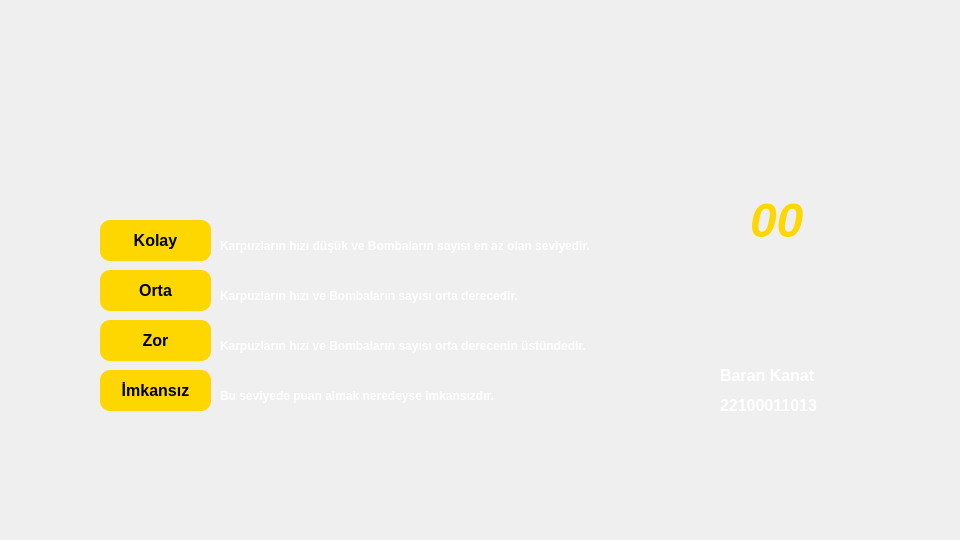
<?xml version="1.0" encoding="UTF-8"?>
<ui version="4.0">
 <class>DialogStart</class>
 <widget class="QDialog" name="DialogStart">
  <property name="geometry">
   <rect>
    <x>0</x>
    <y>0</y>
    <width>960</width>
    <height>540</height>
   </rect>
  </property>
  <property name="windowTitle">
   <string>Dialog</string>
  </property>
  <property name="styleSheet">
   <string notr="true"/>
  </property>
  <widget class="QPushButton" name="pushButtonKolay">
   <property name="geometry">
    <rect>
     <x>100</x>
     <y>220</y>
     <width>111</width>
     <height>41</height>
    </rect>
   </property>
   <property name="font">
    <font>
     <pointsize>12</pointsize>
     <bold>true</bold>
    </font>
   </property>
   <property name="cursor">
    <cursorShape>PointingHandCursor</cursorShape>
   </property>
   <property name="styleSheet">
    <string notr="true">background-color:#FFD700;
border-radius: 10px;</string>
   </property>
   <property name="text">
    <string>Kolay</string>
   </property>
  </widget>
  <widget class="QPushButton" name="pushButtonOrta">
   <property name="geometry">
    <rect>
     <x>100</x>
     <y>270</y>
     <width>111</width>
     <height>41</height>
    </rect>
   </property>
   <property name="font">
    <font>
     <pointsize>12</pointsize>
     <bold>true</bold>
    </font>
   </property>
   <property name="cursor">
    <cursorShape>PointingHandCursor</cursorShape>
   </property>
   <property name="styleSheet">
    <string notr="true">background-color:#FFD700;
border-radius: 10px;</string>
   </property>
   <property name="text">
    <string>Orta</string>
   </property>
  </widget>
  <widget class="QPushButton" name="pushButtonZor">
   <property name="geometry">
    <rect>
     <x>100</x>
     <y>320</y>
     <width>111</width>
     <height>41</height>
    </rect>
   </property>
   <property name="font">
    <font>
     <pointsize>12</pointsize>
     <bold>true</bold>
    </font>
   </property>
   <property name="cursor">
    <cursorShape>PointingHandCursor</cursorShape>
   </property>
   <property name="styleSheet">
    <string notr="true">background-color:#FFD700;
border-radius: 10px;</string>
   </property>
   <property name="text">
    <string>Zor</string>
   </property>
  </widget>
  <widget class="QPushButton" name="pushButtoimkansiz">
   <property name="geometry">
    <rect>
     <x>100</x>
     <y>370</y>
     <width>111</width>
     <height>41</height>
    </rect>
   </property>
   <property name="font">
    <font>
     <pointsize>12</pointsize>
     <bold>true</bold>
    </font>
   </property>
   <property name="cursor">
    <cursorShape>PointingHandCursor</cursorShape>
   </property>
   <property name="styleSheet">
    <string notr="true">background-color:#FFD700;
border-radius: 10px;</string>
   </property>
   <property name="text">
    <string>İmkansız</string>
   </property>
  </widget>
  <widget class="QLabel" name="label_2">
   <property name="geometry">
    <rect>
     <x>220</x>
     <y>230</y>
     <width>451</width>
     <height>31</height>
    </rect>
   </property>
   <property name="font">
    <font>
     <bold>true</bold>
    </font>
   </property>
   <property name="styleSheet">
    <string notr="true">color:white;</string>
   </property>
   <property name="text">
    <string>Karpuzların hızı düşük ve Bombaların sayısı en az olan seviyedir.</string>
   </property>
  </widget>
  <widget class="QLabel" name="label_3">
   <property name="geometry">
    <rect>
     <x>220</x>
     <y>280</y>
     <width>451</width>
     <height>31</height>
    </rect>
   </property>
   <property name="font">
    <font>
     <bold>true</bold>
    </font>
   </property>
   <property name="styleSheet">
    <string notr="true">color:white;</string>
   </property>
   <property name="text">
    <string>Karpuzların hızı ve Bombaların sayısı orta derecedir.</string>
   </property>
  </widget>
  <widget class="QLabel" name="label_4">
   <property name="geometry">
    <rect>
     <x>220</x>
     <y>330</y>
     <width>451</width>
     <height>31</height>
    </rect>
   </property>
   <property name="font">
    <font>
     <bold>true</bold>
    </font>
   </property>
   <property name="styleSheet">
    <string notr="true">color:white;</string>
   </property>
   <property name="text">
    <string>Karpuzların hızı ve Bombaların sayısı orta derecenin üstündedir.</string>
   </property>
  </widget>
  <widget class="QLabel" name="label_5">
   <property name="geometry">
    <rect>
     <x>220</x>
     <y>380</y>
     <width>451</width>
     <height>31</height>
    </rect>
   </property>
   <property name="font">
    <font>
     <bold>true</bold>
    </font>
   </property>
   <property name="styleSheet">
    <string notr="true">color:white;</string>
   </property>
   <property name="text">
    <string>Bu seviyede puan almak neredeyse imkansızdır.</string>
   </property>
  </widget>
  <widget class="QLabel" name="labelSkor">
   <property name="geometry">
    <rect>
     <x>750</x>
     <y>190</y>
     <width>111</width>
     <height>61</height>
    </rect>
   </property>
   <property name="font">
    <font>
     <pointsize>36</pointsize>
     <italic>true</italic>
     <bold>true</bold>
    </font>
   </property>
   <property name="styleSheet">
    <string notr="true">color:#FFD700;</string>
   </property>
   <property name="text">
    <string>00</string>
   </property>
  </widget>
  <widget class="QLabel" name="label_6">
   <property name="geometry">
    <rect>
     <x>720</x>
     <y>360</y>
     <width>131</width>
     <height>31</height>
    </rect>
   </property>
   <property name="font">
    <font>
     <pointsize>12</pointsize>
     <italic>false</italic>
     <bold>true</bold>
    </font>
   </property>
   <property name="styleSheet">
    <string notr="true">color:white;</string>
   </property>
   <property name="text">
    <string>Baran Kanat</string>
   </property>
  </widget>
  <widget class="QLabel" name="label_7">
   <property name="geometry">
    <rect>
     <x>720</x>
     <y>390</y>
     <width>131</width>
     <height>31</height>
    </rect>
   </property>
   <property name="font">
    <font>
     <pointsize>12</pointsize>
     <italic>false</italic>
     <bold>true</bold>
    </font>
   </property>
   <property name="styleSheet">
    <string notr="true">color:white;</string>
   </property>
   <property name="text">
    <string>22100011013</string>
   </property>
  </widget>
 </widget>
 <resources/>
 <connections/>
</ui>
